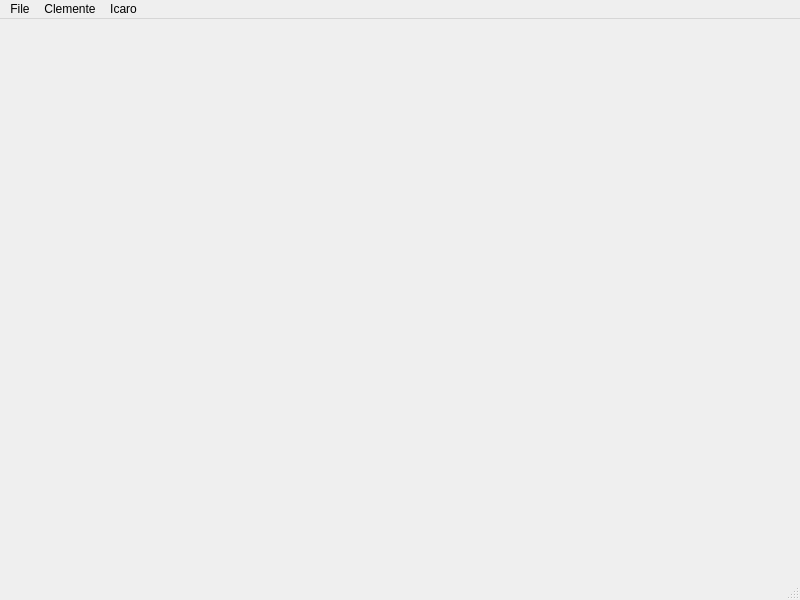
<?xml version="1.0" encoding="UTF-8"?>
<ui version="4.0">
 <class>MainWindow</class>
 <widget class="QMainWindow" name="MainWindow">
  <property name="geometry">
   <rect>
    <x>0</x>
    <y>0</y>
    <width>800</width>
    <height>600</height>
   </rect>
  </property>
  <property name="windowTitle">
   <string>MainWindow</string>
  </property>
  <widget class="QWidget" name="centralwidget"/>
  <widget class="QMenuBar" name="menubar">
   <property name="geometry">
    <rect>
     <x>0</x>
     <y>0</y>
     <width>800</width>
     <height>21</height>
    </rect>
   </property>
   <widget class="QMenu" name="menuClemente">
    <property name="title">
     <string>File</string>
    </property>
    <addaction name="actionQuit"/>
   </widget>
   <widget class="QMenu" name="menuClemente_2">
    <property name="title">
     <string>Clemente</string>
    </property>
    <addaction name="action_search_clemente"/>
    <addaction name="action_wait_clemente"/>
    <addaction name="action_test_clemente"/>
   </widget>
   <widget class="QMenu" name="menuIcaro">
    <property name="title">
     <string>Icaro</string>
    </property>
    <addaction name="action_search_icaro"/>
    <addaction name="action_connect_icaro"/>
    <addaction name="action_disconnect_icaro"/>
    <addaction name="action_test_icaro"/>
   </widget>
   <addaction name="menuClemente"/>
   <addaction name="menuClemente_2"/>
   <addaction name="menuIcaro"/>
  </widget>
  <widget class="QStatusBar" name="statusbar"/>
  <action name="actionQuit">
   <property name="text">
    <string>Quit</string>
   </property>
  </action>
  <action name="action_search_clemente">
   <property name="text">
    <string>Search</string>
   </property>
  </action>
  <action name="action_wait_clemente">
   <property name="text">
    <string>Wait</string>
   </property>
  </action>
  <action name="action_search_icaro">
   <property name="text">
    <string>Search</string>
   </property>
  </action>
  <action name="action_connect_icaro">
   <property name="text">
    <string>Connect</string>
   </property>
  </action>
  <action name="action_disconnect_icaro">
   <property name="text">
    <string>Disconnect</string>
   </property>
  </action>
  <action name="action_test_icaro">
   <property name="text">
    <string>Test</string>
   </property>
  </action>
  <action name="action_test_clemente">
   <property name="text">
    <string>Test</string>
   </property>
  </action>
 </widget>
 <resources/>
 <connections>
  <connection>
   <sender>actionQuit</sender>
   <signal>activated()</signal>
   <receiver>MainWindow</receiver>
   <slot>close()</slot>
   <hints>
    <hint type="sourcelabel">
     <x>-1</x>
     <y>-1</y>
    </hint>
    <hint type="destinationlabel">
     <x>399</x>
     <y>299</y>
    </hint>
   </hints>
  </connection>
 </connections>
</ui>
